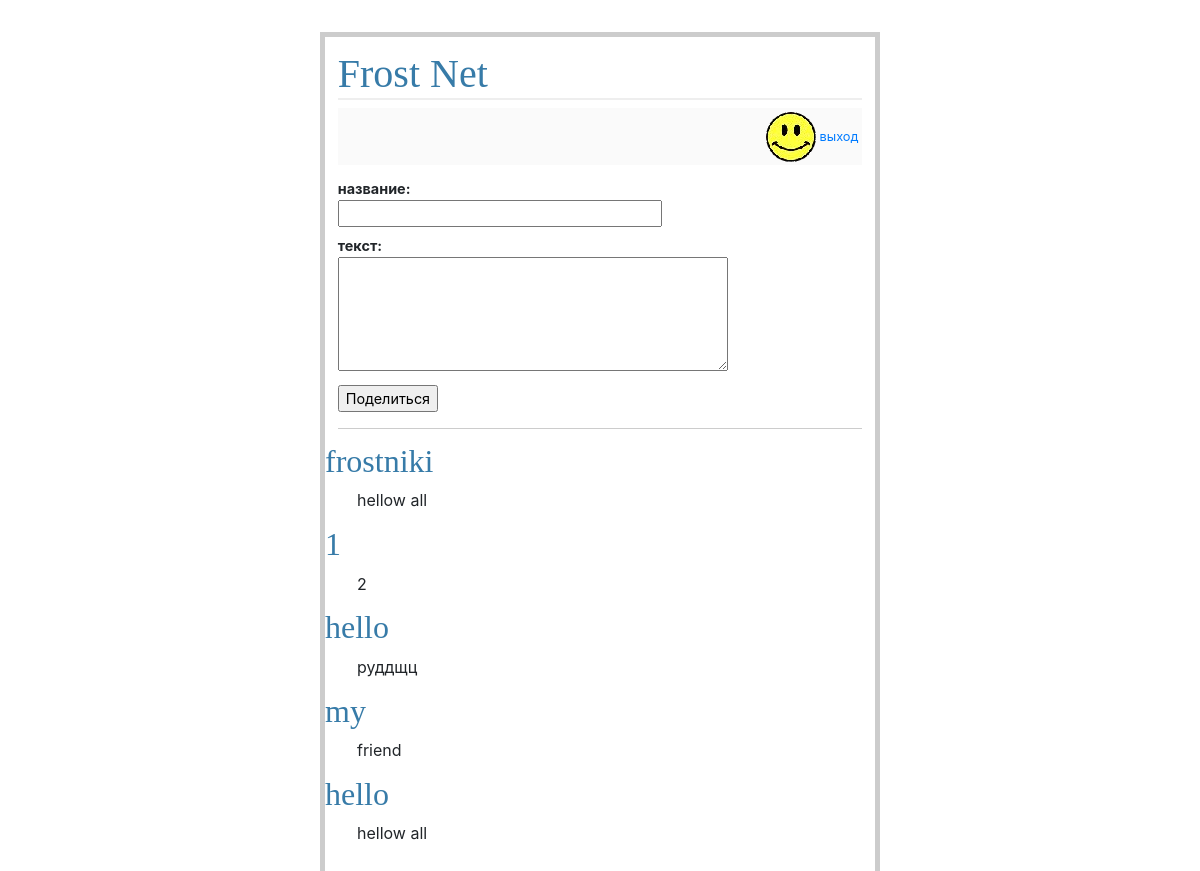
The page / (signed in) on the database as committed earlier.
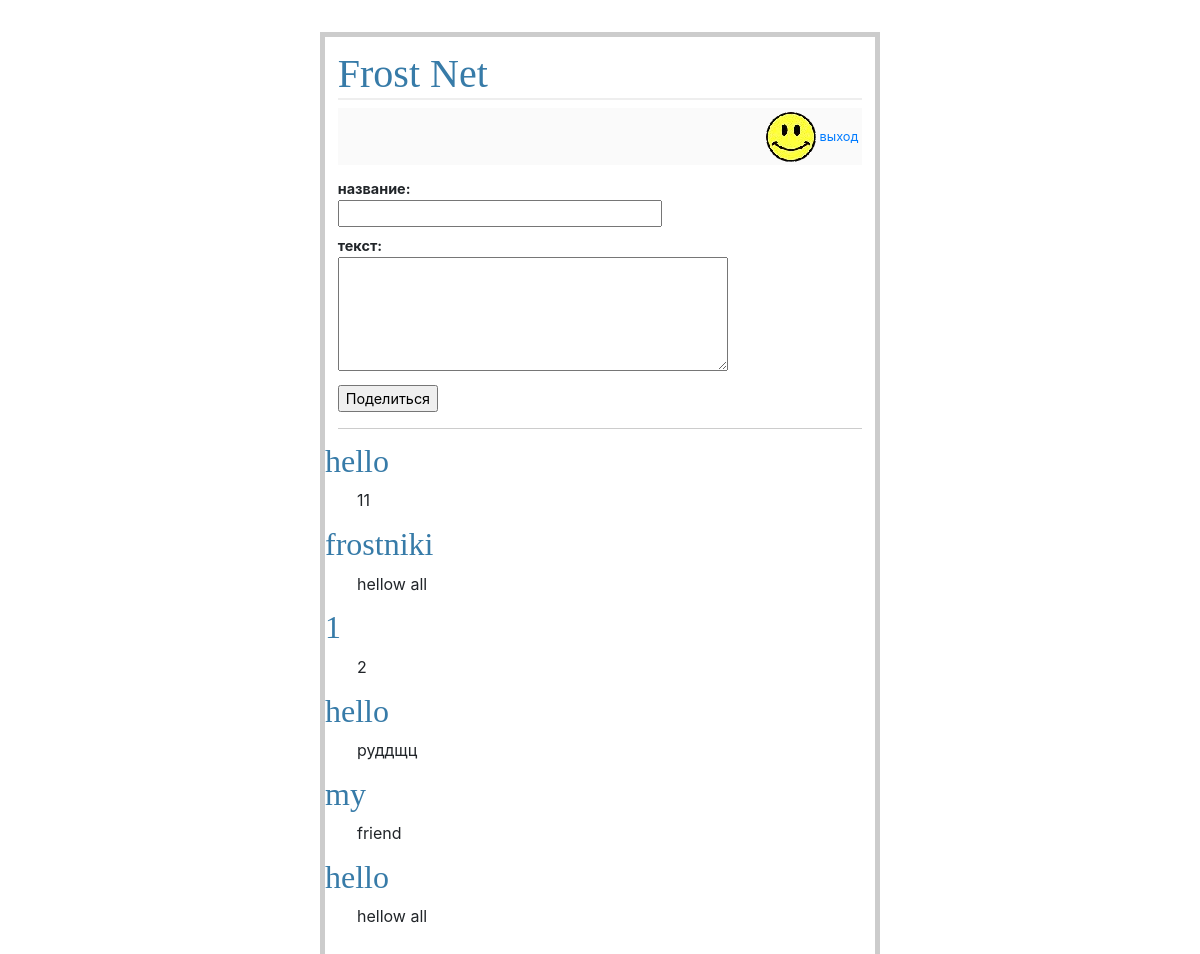
The same page on the database as committed later.
### tables this page shows
CREATE TABLE entries (
  id integer primary key autoincrement,
  title text not null,
  text text not null
);

### flaskr.py (the view)
@app.route('/')
def show_entries():
    db = get_db()
    cur = db.execute('select title, text from entries order by id desc')
    entries = cur.fetchall()
    return render_template('show_entries.html', entries=entries)

### flaskr.py (called while the page is built)
def connect_db():
    rv = sqlite3.connect(app.config['DATABASE'])
    rv.row_factory = sqlite3.Row
    return rv

def get_db():
    if not hasattr(g, 'sqlite_db'):
        g.sqlite_db = connect_db()
    return g.sqlite_db

### templates/show_entries.html
{% extends "layout.html" %}
{% block body %}
  {% if session.logged_in %}
    <form action="{{ url_for('add_entry') }}" method=post class=add-entry>
      <dl>
        <dt>название:
        <dd><input type=text size=30 name=title>
        <dt>текст:
        <dd><textarea name=text rows=5 cols=40></textarea>
        <dd><input type=submit value=Поделиться>
      </dl>
    </form>
    {% endif %}
    <ul class=entries>
      {% for entry in entries %}
      <li><h2>{{ entry.title }}</h2>{{ entry.text|safe }}
        {% else %}
        <li><em>Unbelievable.  No entries here so far</em>
          {% endfor %}
        </ul>
        {% endblock %}

Rows that differ between the two databases and show on the page:
added entries: title "hello", text "11"
